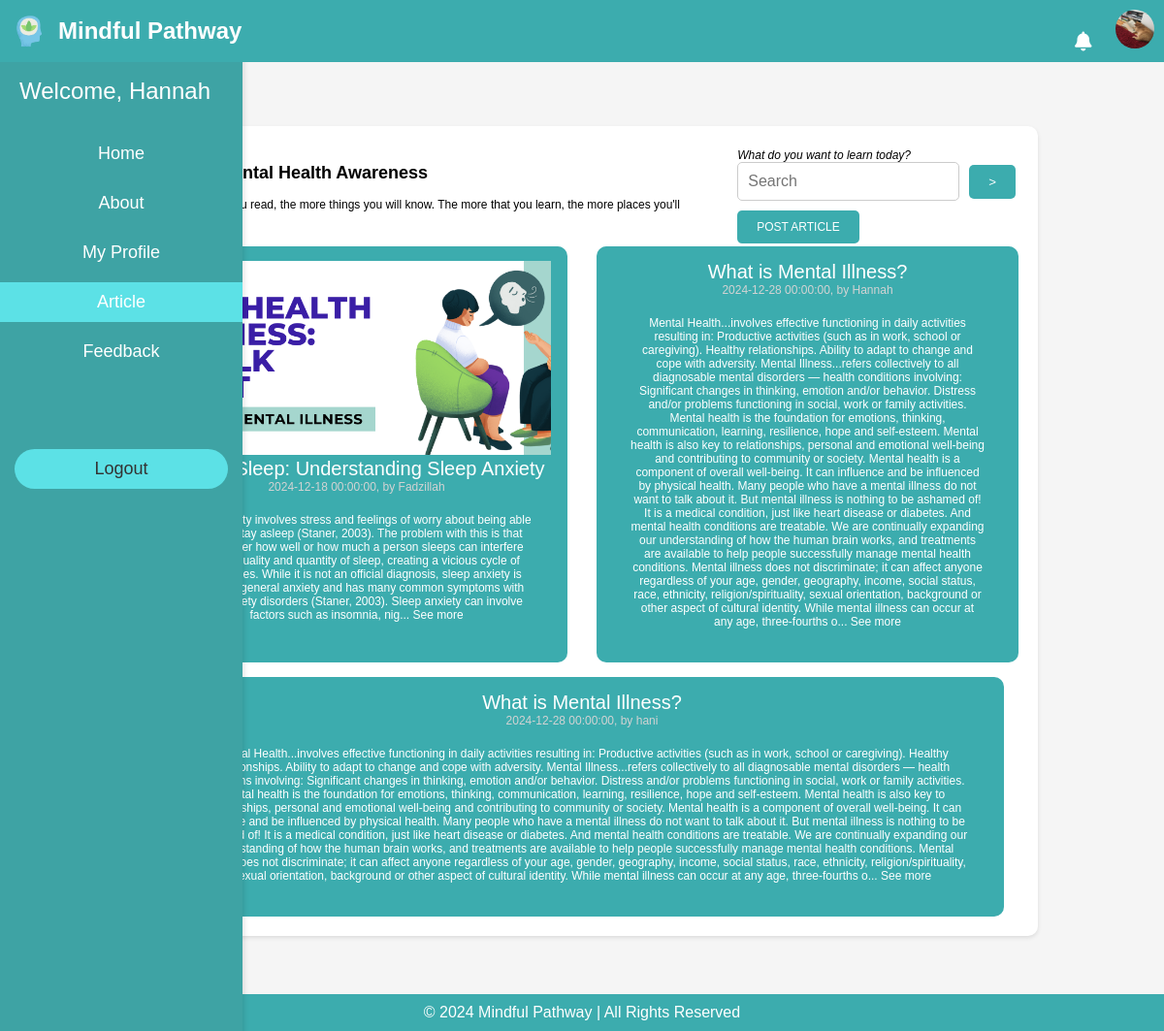
/user_article.php (signed in), run on the app's committed database.
### tables this page shows
CREATE TABLE `user` (
  `userID` int(11) NOT NULL,
  `username` varchar(50) NOT NULL,
  `password_hash` varchar(255) NOT NULL,
  `email` varchar(100) NOT NULL,
  `bio` text DEFAULT NULL,
  `imgProfile` varchar(255) DEFAULT NULL
);

CREATE TABLE `article` (
  `articleID` int(11) NOT NULL,
  `title` varchar(255) NOT NULL,
  `category` varchar(255) NOT NULL,
  `status` varchar(50) NOT NULL,
  `coverIMG` varchar(255) DEFAULT NULL,
  `content` longtext NOT NULL,
  `timePosted` datetime NOT NULL DEFAULT current_timestamp(),
  `authorID` int(11) DEFAULT NULL,
  `summary` text NOT NULL DEFAULT 'No summary provided',
  `tags` text DEFAULT NULL
);

### user_article.php (the view, shortened to what this page needs)
<?php
$dbc = new mysqli("localhost", "root", "", "mindfulpathway");
$userID = $_SESSION['userID'];
$query = "SELECT * FROM user WHERE userID = ?";
$stmt = $dbc->prepare($query);
$stmt->bind_param("i", $userID);
$stmt->execute();
$result = $stmt->get_result();
$user = $result->fetch_assoc();
$username = $user['username'] ?? 'Guest';
?>
<!DOCTYPE html>
<html lang="en">
<head>
    <link rel="stylesheet" href="https://cdnjs.cloudflare.com/ajax/libs/font-awesome/6.0.0-beta3/css/all.min.css">
    <link rel="stylesheet" href="https://cdnjs.cloudflare.com/ajax/libs/font-awesome/6.0.0-beta3/css/all.min.css">
</head>
<body>
    <div class="header">
        <div class="logo">
            <img src="img/favicon.png" alt="Logo">
            <span>Mindful Pathway</span>
        </div>
        <div class="menu">
            <i class="fas fa-bell" style="font-size: 20px; margin-right: 20px;" onclick="showNotifications()"></i>
            <img src="<?php echo !empty($user['imgProfile']) ? htmlspecialchars($user['imgProfile']) : 'uploads/default-profile.png'; ?>"
                alt="Profile" style="width: 40px; height: 40px; border-radius: 50%; margin-right: 20px;">
        </div>
    </div>
    <div class="sidebar">
        <div class="title"><?php echo "Welcome, " . htmlspecialchars($username); ?></div>
        <a href="user_home.php">Home</a>
        <a href="user_about.php">About</a>
        <a href="user_profile.php">My Profile</a>
        <a href="user_article.php" class="active">Article</a>
        <a href="user_feedback.php">Feedback</a>
        <a href="logout.php" class="logout">Logout</a>
    </div>
    <div class="content">
        <div class="facts ">
            <table style="width: 100%;">
                <tr>
                    <td style="width: 70%; vertical-align: top; text-align: left; padding-right: 50px;">
                        <h2>Article : Mental Health Awareness</h2>
                        <p>"The more that you read, the more things you will know. The more that you learn, the more places you'll go." — Dr. Seuss</p>
                    </td>
                    <td style="width: 30%; vertical-align: top; text-align: left;">
                        <i>What do you want to learn today?</i>
                        <form action="searcharticle.php" method="post" style="margin-bottom: 10px;">
                            <div style="display: flex; align-items: center;">
                                <input type="text" name="query" placeholder="Search" required
                                    style="flex: 1; padding: 10px; border-radius: 5px; border: 1px solid #ccc; font-size: 16px;">
                                <button type="submit"
                                    style="margin-left: 10px; background-color: #3cacae; color: white; padding: 10px 20px; border: none; border-radius: 5px; cursor: pointer;">
                                    >
                                </button>
                            </div>
                        </form>
                        <a href="postarticle.php" role="button"
                            style="display: inline-block; background-color: #3cacae; color: white; padding: 10px 20px; border: none; border-radius: 5px; cursor: pointer;">
                            POST ARTICLE
                        </a>
                    </td>
                </tr>
            </table>
            <div class="fact-box">
                <?php
                include "DBConnect.php";
                $sql = "SELECT article.*, user.username
                FROM article
                JOIN user ON article.authorID = user.userID
                WHERE article.status = 'approved'
                ORDER BY timePosted";
                $result = mysqli_query($dbc, $sql);
                if ($result && mysqli_num_rows($result) > 0) {
                    $articles = mysqli_fetch_all($result, MYSQLI_ASSOC);
                    foreach ($articles as $article) {
                        $title = htmlspecialchars($article['title'] ?? 'Untitled');
                        $timePosted = htmlspecialchars($article['timePosted'] ?? 'Unknown');
                        $username = htmlspecialchars($article['username'] ?? 'Anonymous');
                        $content = $article['content'] ?? '';
                        $contentPreview = htmlspecialchars(substr($content, 0, (empty($article['coverIMG']) ? 1500 : 500)));
                        echo '<div class="fact">';
                        if (!empty($article['coverIMG'])) {
                            echo '<img src="img/' . htmlspecialchars($article['coverIMG']) . '" style="height: 200px; width: auto;">';
                        }
                        echo '    <div class="title">
                                    <a href="readarticle.php?id=' . htmlspecialchars($article['articleID']) . '">' . $title . '</a>
                                </div>
                                <div class="detail">
                                    ' . $timePosted . ', by ' . $username . '
                                </div>
                                <div class="content">
                                    ' . $contentPreview . '...
                                    <a href="readarticle.php?id=' . htmlspecialchars($article['articleID']) . '">See more</a>
                                </div>
                            </div><br>';
                    }
                } else {
                    echo "No Articles found.";
                }
                ?>
            </div>
        </div>
    </div>
    <footer>
        &copy; 2024 Mindful Pathway | All Rights Reserved
    </footer>
</body>
</html>

### user_article.php (style rules this page uses)
body { margin: 0; font-family: Arial, sans-serif; background-color: #f5f5f5; padding-top: 60px; }
.header { background-color: #3cacae; color: white; display: flex; justify-content: space-between; align-items: center; padding: 10px; position: fixed; top: 0; left: 0; width: 100%; z-index: 1000; }
.header .logo { font-size: 24px; font-weight: bold; display: flex; align-items: center; }
.header .logo img { width: 40px; height: 40px; margin-right: 10px; }
.sidebar { height: 100%; width: 250px; position: fixed; top: 0; left: 0; background-color: #3ea3a4; padding-top: 60px; z-index: 500; color: white; box-shadow: 2px 0 5px rgba(0, 0, 0, 0.1); transition: 0.3s; }
.sidebar a { padding: 10px 15px; text-decoration: none; font-size: 18px; color: white; display: block; transition: background-color 0.3s ease; text-align: center; margin-bottom: 10px; }
.sidebar .title { font-size: 24px; padding-left: 20px; margin-bottom: 30px; margin-top: 20px; }
.sidebar .active { background-color: #5ce1e6; }
.sidebar .logout { background-color: #5ce1e6; color: #333; width: 80%; text-align: center; padding: 10px 10px; border-radius: 25px; margin: 20px auto 0; margin-top: 80px; }
@media (min-width: 769px) { .sidebar { display: block; } }
.facts { background-color: white; padding: 20px; border-radius: 10px; box-shadow: 0 2px 4px rgba(0, 0, 0, 0.1); margin: 20px auto; margin-top: 50px; max-width: 900px; text-align: center; }
.title a { text-decoration: none; font-size: 20px; }
.detail { color: lightgray; }
.fact-box { display: flex; justify-content: space-between; flex-wrap: wrap; gap: 15px; }
.fact { background-color: #3cacae; color: white; padding: 15px; border-radius: 10px; flex: 1; min-width: 400px; }
.fact img { height: 200px; width: auto; max-width: 400px; object-fit: cover; }
.content { flex: 1; padding: 20px; }
footer { text-align: center; background-color: #3cacae; color: white; padding: 10px 20px; margin-top: 20px; }

### data on the page
user: imgProfile (picture), username "Hannah"
article: coverIMG (picture), title "Fear of Sleep: Understanding Sleep Anxiety", timePosted "2024-12-18 00:00:00", user.username "Fadzillah", contentPreview "Sleep anxiety involves stress and feelings of worry about being able to fall or stay asleep (Staner, 2003). The problem with this is that anxiety over how well or how much a person sleeps can interfere with the quality and quantity of sleep, creating a vicious cycle of sleep issues. While it is not an official diagnosis, sleep anxiety is related to general anxiety and has many common symptoms with other anxiety disorders (Staner, 2003). Sleep anxiety can involve factors such as insomnia, nig"
article: title "What is Mental Illness?", timePosted "2024-12-28 00:00:00", user.username "Hannah", contentPreview "Mental Health...involves effective functioning in daily activities resulting in: Productive activities (such as in work, school or caregiving). Healthy relationships. Ability to adapt to change and cope with adversity. Mental Illness...refers collectively to all diagnosable mental disorders — health conditions involving: Significant changes in thinking, emotion and/or behavior. Distress and/or problems functioning in social, work or family activities. Mental health is the foundation for emotions, thinking, communication, learning, resilience, hope and self-esteem. Mental health is also key to relationships, personal and emotional well-being and contributing to community or society. Mental…"
article: title "What is Mental Illness?", timePosted "2024-12-28 00:00:00", user.username "hani", contentPreview "Mental Health...involves effective functioning in daily activities resulting in: Productive activities (such as in work, school or caregiving). Healthy relationships. Ability to adapt to change and cope with adversity. Mental Illness...refers collectively to all diagnosable mental disorders — health conditions involving: Significant changes in thinking, emotion and/or behavior. Distress and/or problems functioning in social, work or family activities. Mental health is the foundation for emotions, thinking, communication, learning, resilience, hope and self-esteem. Mental health is also key to relationships, personal and emotional well-being and contributing to community or society. Mental…"
